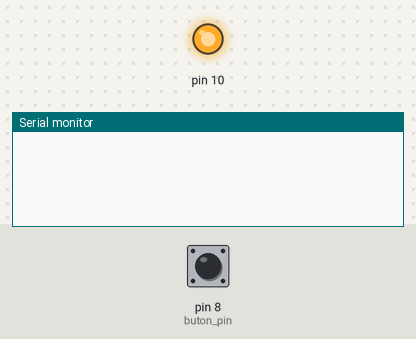
A sketch run on a simulated Arduino Uno, built with avr-gcc and run on an emulated ATmega328P. On the bench: output pins drawn as LEDs (lit = HIGH), the last lines printed to the serial monitor. The inputs (shaded band) are chosen by the test bench; at power-on: pin 8 (buton_pin) LOW.

Above: at 1.2 s.
1.3 s: pin 8 (buton_pin) pulled HIGH for 0.15 s
At 2.1 s:
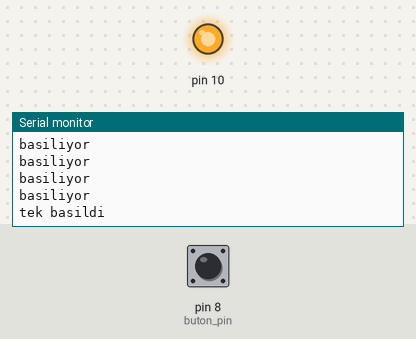
3.0 s: pin 8 (buton_pin) pulled HIGH for 1 s
At 4.4 s:
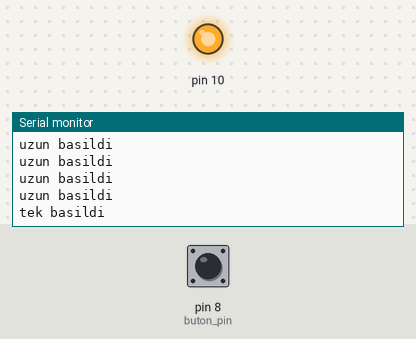
5.5 s: pin 8 (buton_pin) driven HIGH
At 6.1 s:
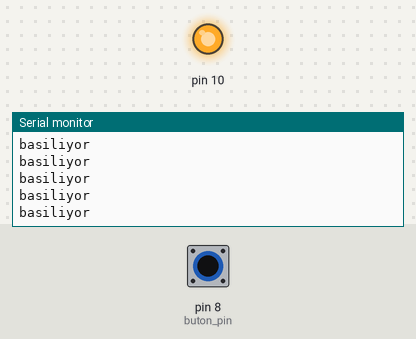
8.5 s: pin 8 (buton_pin) pulsed LOW 2 times (0.12 s each, 0.3 s apart)
At 8.94 s:
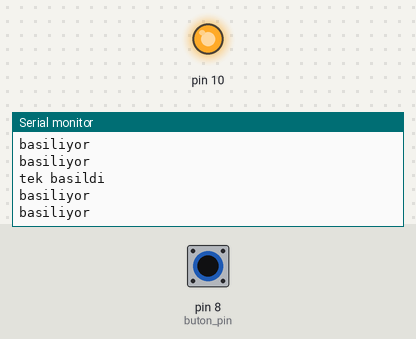

Measured:
- after the input at 1.3 s, the serial monitor: prints a new line at once (image 1)
- after the input at 3.0 s, the serial monitor: prints a new line after 0.82 s (image 2)
- after the input at 8.5 s, the serial monitor: prints a new line after 0.08 s (image 4)

The sketch:

ButonSistemi-Hey.ino
```cpp
//==============================================================================================================================================//
//================================================================[KUTUPHANELER]================================================================//
#include <SPI.h>

//==============================================================================================================================================//
//==============================================================================================================================================//
int buton_pin = 8;

//==[Aktif-Bellek]==//
unsigned long zaman, sonZaman, zaman2, sonZaman2;
int buton_durum_teyit;

bool buton_basildi;
//==============================================================================================================================================//
//=================================================================[KONTROLLER]=================================================================//
int ButonaKackereBasildi(int butonPin, unsigned long ciftBasmaSuresi_MiliSaniye, unsigned long uzunBasmaSuresi_MiliSaniye)
{
  int dondur = 0;
  if (buton_durum_teyit == 1 ) buton_durum_teyit = 2;

  if (digitalRead(butonPin) == HIGH)
  {
    // :basiliyor:
    dondur = 4;
    if (buton_durum_teyit == 0) sonZaman2 = millis() + uzunBasmaSuresi_MiliSaniye;
    zaman2 = millis();

    buton_durum_teyit = 1;
  }
  else if (buton_durum_teyit == 2)
  {
    if (zaman < sonZaman)
    {
      // :cift basildi:
      dondur = 2;
      zaman = 0;
      sonZaman = 0;
    }
    else
    {
      // :tek basildi:
      dondur = 1;
      zaman = 1;
      sonZaman = millis() + ciftBasmaSuresi_MiliSaniye;
    }
    sonZaman2 = 0;
    buton_durum_teyit = 0;
  }

  if (0 < zaman && zaman < sonZaman) zaman = millis();
  else
  {
    sonZaman = 0;
    zaman = 0;
  }

  if (zaman2 > sonZaman2 && sonZaman2 > 0) dondur = 3;

  return dondur;

  // - bilgi -
  // (dondur == 0) => basilmiyor
  // (dondur == 1) => tek basma
  // (dondur == 2) => cift basma
  // (dondur == 3) => uzun basma
  // (dondur == 4) => basiliyor
}

//==================================================================[ISLEMLER]==================================================================//
void ButonaTekBasildiysa()
{
  Serial.println("tek basildi");
}

void ButonaCiftBasildiysa()
{
  Serial.println("cift basildi");
}

void ButonaUzunBasildiysa()
{
  Serial.println("uzun basildi");
}

void ButonaBasiliyorsa()
{
  Serial.println("basiliyor");
}

//==============================================================================================================================================//
//==============================================================================================================================================//
void setup()
{
  //==[Islemler]==//
  Serial.begin(9600);
  SPI.begin();

  //==[Atamalar]==//
  pinMode(buton_pin, INPUT);
}

void loop()
{
  int butonBasmaSayisi = ButonaKackereBasildi(buton_pin, 250, 750);
  if (butonBasmaSayisi == 1) ButonaTekBasildiysa();
  else if (butonBasmaSayisi == 2) ButonaCiftBasildiysa();
  else if (butonBasmaSayisi == 3) ButonaUzunBasildiysa();
  else if (butonBasmaSayisi == 4) ButonaBasiliyorsa();
}
//==============================================================================================================================================//
//==============================================================================================================================================//
```
